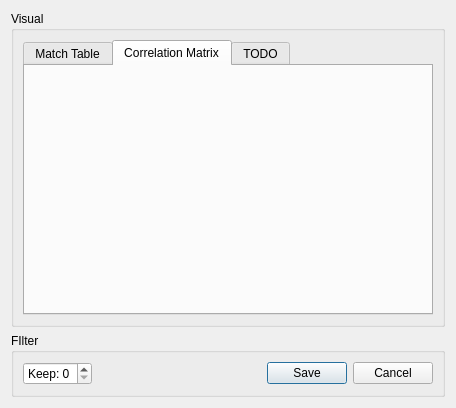
<?xml version="1.0" encoding="UTF-8"?>
<ui version="4.0">
 <class>mainWidget</class>
 <widget class="QWidget" name="mainWidget">
  <property name="geometry">
   <rect>
    <x>0</x>
    <y>0</y>
    <width>456</width>
    <height>408</height>
   </rect>
  </property>
  <property name="sizePolicy">
   <sizepolicy hsizetype="Preferred" vsizetype="Minimum">
    <horstretch>0</horstretch>
    <verstretch>0</verstretch>
   </sizepolicy>
  </property>
  <property name="minimumSize">
   <size>
    <width>456</width>
    <height>408</height>
   </size>
  </property>
  <property name="windowTitle">
   <string>Form</string>
  </property>
  <layout class="QGridLayout" name="gridLayout">
   <item row="0" column="0">
    <widget class="QGroupBox" name="visualBox">
     <property name="sizePolicy">
      <sizepolicy hsizetype="Preferred" vsizetype="Minimum">
       <horstretch>0</horstretch>
       <verstretch>0</verstretch>
      </sizepolicy>
     </property>
     <property name="title">
      <string>Visual</string>
     </property>
     <layout class="QVBoxLayout" name="verticalLayout_3">
      <item>
       <widget class="QTabWidget" name="tabWidget">
        <property name="sizePolicy">
         <sizepolicy hsizetype="Expanding" vsizetype="Expanding">
          <horstretch>0</horstretch>
          <verstretch>0</verstretch>
         </sizepolicy>
        </property>
        <property name="minimumSize">
         <size>
          <width>0</width>
          <height>0</height>
         </size>
        </property>
        <property name="maximumSize">
         <size>
          <width>16777215</width>
          <height>900</height>
         </size>
        </property>
        <property name="currentIndex">
         <number>1</number>
        </property>
        <widget class="QWidget" name="matchTableTab">
         <property name="sizePolicy">
          <sizepolicy hsizetype="Expanding" vsizetype="Expanding">
           <horstretch>0</horstretch>
           <verstretch>0</verstretch>
          </sizepolicy>
         </property>
         <attribute name="title">
          <string>Match Table</string>
         </attribute>
         <layout class="QVBoxLayout" name="verticalLayout_5">
          <item>
           <widget class="QTableWidget" name="matchTableWidget">
            <property name="sizePolicy">
             <sizepolicy hsizetype="Expanding" vsizetype="MinimumExpanding">
              <horstretch>0</horstretch>
              <verstretch>0</verstretch>
             </sizepolicy>
            </property>
            <property name="minimumSize">
             <size>
              <width>0</width>
              <height>211</height>
             </size>
            </property>
            <property name="baseSize">
             <size>
              <width>0</width>
              <height>0</height>
             </size>
            </property>
            <attribute name="horizontalHeaderStretchLastSection">
             <bool>true</bool>
            </attribute>
            <attribute name="verticalHeaderStretchLastSection">
             <bool>true</bool>
            </attribute>
           </widget>
          </item>
         </layout>
        </widget>
        <widget class="QWidget" name="scatterTab">
         <attribute name="title">
          <string>Correlation Matrix</string>
         </attribute>
         <layout class="QGridLayout" name="gridLayout_2">
          <item row="0" column="0">
           <widget class="QWidget" name="scatterWidget" native="true"/>
          </item>
         </layout>
        </widget>
        <widget class="QWidget" name="TODOTab">
         <attribute name="title">
          <string>TODO</string>
         </attribute>
        </widget>
       </widget>
      </item>
     </layout>
    </widget>
   </item>
   <item row="1" column="0">
    <widget class="QGroupBox" name="filterBox">
     <property name="sizePolicy">
      <sizepolicy hsizetype="Preferred" vsizetype="Fixed">
       <horstretch>0</horstretch>
       <verstretch>0</verstretch>
      </sizepolicy>
     </property>
     <property name="title">
      <string>FIlter</string>
     </property>
     <layout class="QVBoxLayout" name="verticalLayout_4">
      <item>
       <layout class="QHBoxLayout" name="horizontalLayout">
        <item>
         <widget class="QSpinBox" name="keepSpinBox">
          <property name="suffix">
           <string/>
          </property>
          <property name="prefix">
           <string>Keep: </string>
          </property>
          <property name="maximum">
           <number>3</number>
          </property>
         </widget>
        </item>
        <item>
         <widget class="QDialogButtonBox" name="filterButtonBox">
          <property name="standardButtons">
           <set>QDialogButtonBox::StandardButton::Cancel|QDialogButtonBox::StandardButton::Save</set>
          </property>
          <property name="centerButtons">
           <bool>false</bool>
          </property>
         </widget>
        </item>
       </layout>
      </item>
     </layout>
    </widget>
   </item>
  </layout>
 </widget>
 <resources/>
 <connections/>
</ui>
